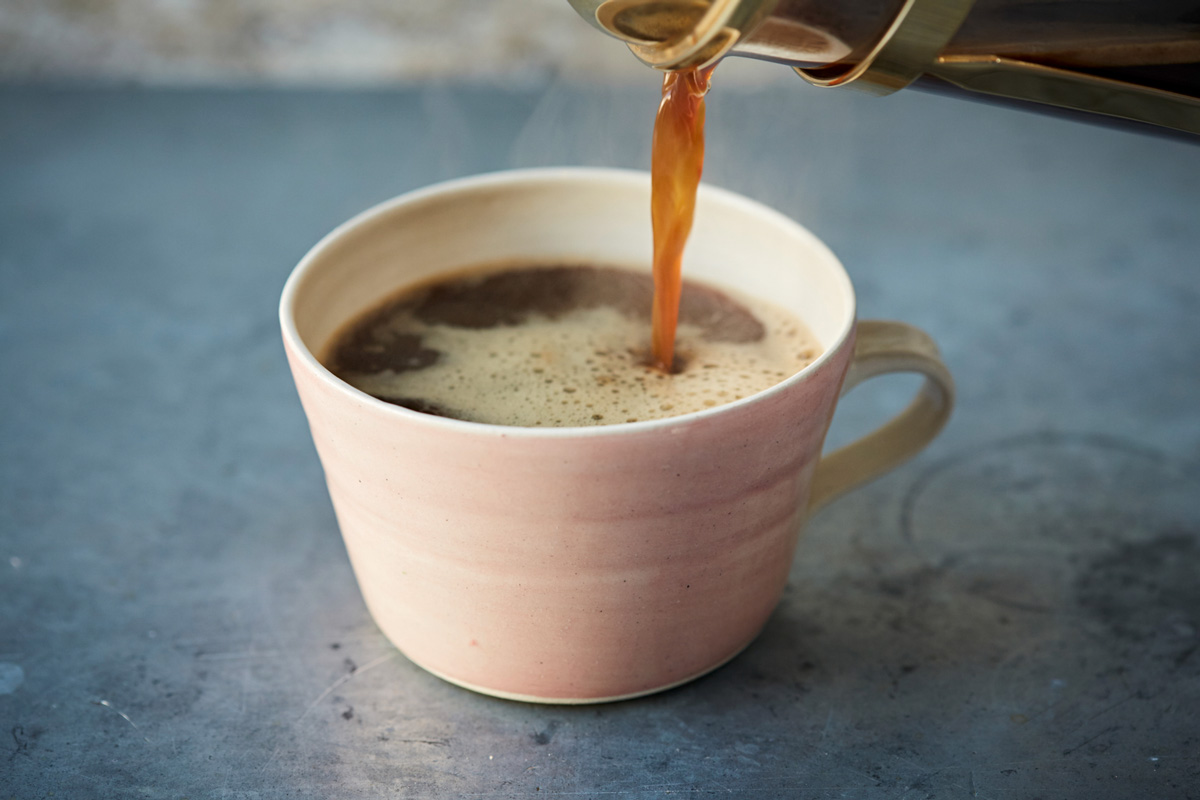
#> input picture aula-2-transformacao/coffee.jpg, 1200 x 800 px, given in place of the camera
$ jupyter execute --allow-errors web_cam.ipynb
#> lines starting #> are read from the running program, lines starting #| are printed output that depends on the picture; after the words box and inside, x2 and y2 are one past the last pixel; in counts of white or black regions, pixels touching at a corner belong together
[cell 1]
import cv2
import matplotlib.pyplot as plt

image = cv2.imread("./gradiente.png")
plt.title("Imagem Original")
#> (the rest of this cell did not finish here and is left out)

[cell 2]
_, t_image = cv2.threshold(image, 127, 255, cv2.THRESH_TRUNC)
plt.title("Limiarização por truncagem")
#> (the rest of this cell did not finish here and is left out)

[cell 3]
cam_capture = cv2.VideoCapture(0)

while True:
   ret, frame = cam_capture.read()
#> frame is the input picture: shape (800, 1200, 3); mean B, G, R 120.3, 121.3, 117.4

   if ret:
       frame_gray = cv2.cvtColor(frame,cv2.COLOR_BGR2GRAY)
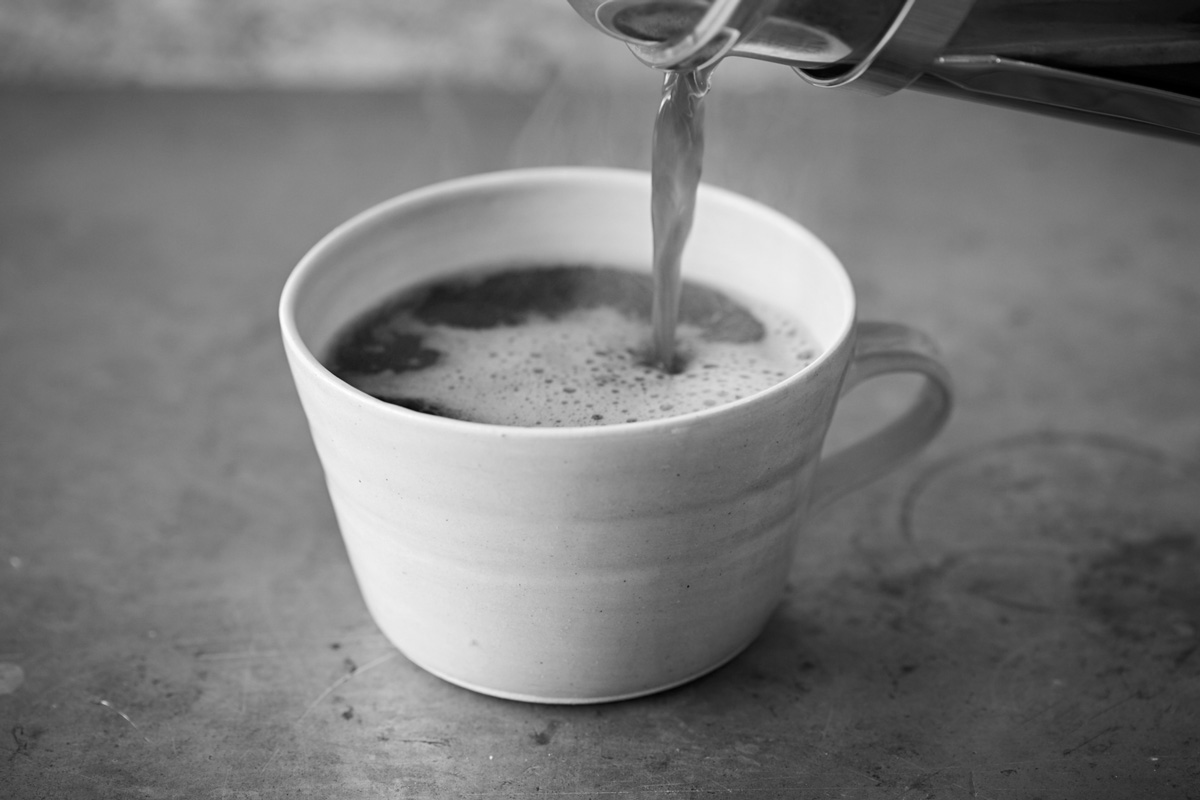
#> frame_gray: shape (800, 1200); min 0, max 255, mean 120
       _, imagem_limiarizada = cv2.threshold(frame_gray, 100, 255, cv2.THRESH_BINARY_INV)
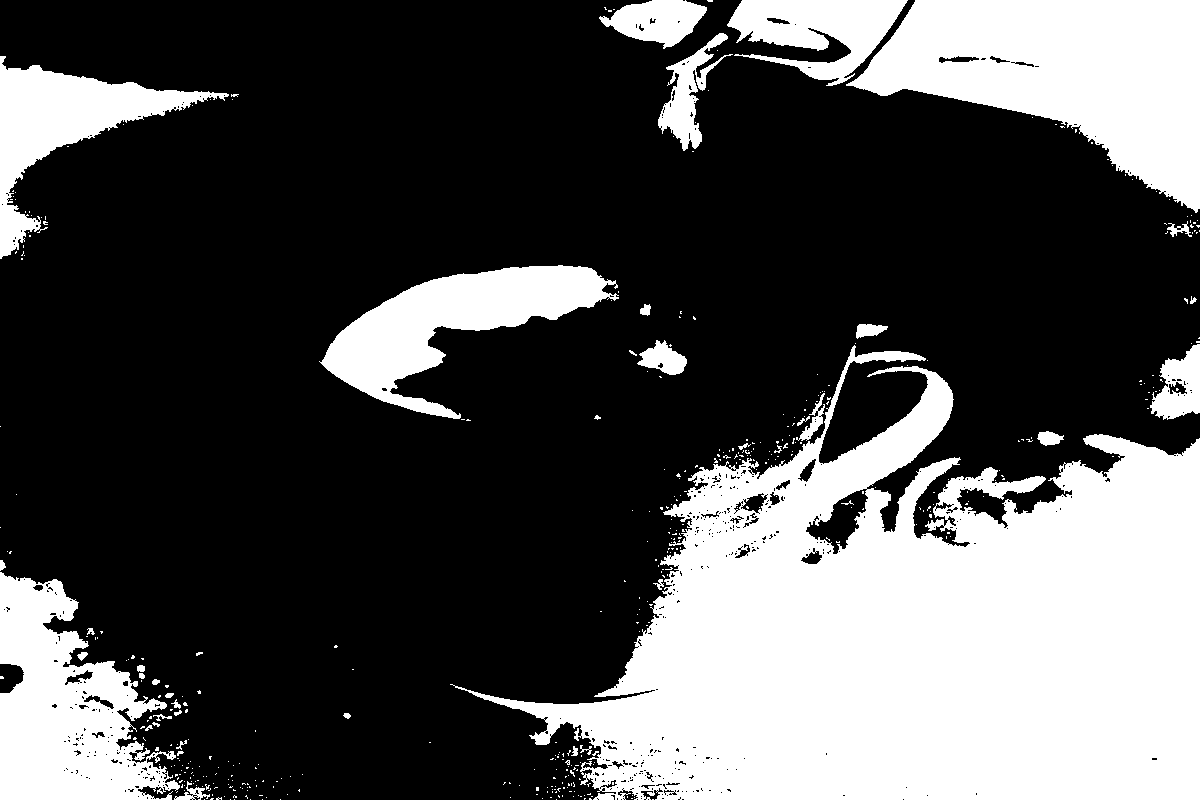
#> imagem_limiarizada: shape (800, 1200); 31.8% white; 461 white regions (420 under 20 px), largest, box (x1, y1, x2, y2) and area: (450, 345, 1200, 800) 187346, (846, 0, 1200, 213) 41698, (0, 572, 180, 800) 24128
       cv2.imshow("Camera", imagem_limiarizada)

   if cv2.waitKey(1) == 13:
#> (key Esc is pressed here)
       break

cam_capture.release()
cv2.destroyAllWindows()

[cell 4]
cam_capture.release()

[cell 5]
cam_capture = cv2.VideoCapture(0)

while True:
    ret, frame = cam_capture.read()

    if ret:
        frame_gray = cv2.cvtColor(frame,cv2.COLOR_BGR2GRAY)
        imagem_limiarizada = cv2.adaptiveThreshold(frame_gray, 255,cv2.ADAPTIVE_THRESH_GAUSSIAN_C, cv2.THRESH_BINARY, 11, 2)
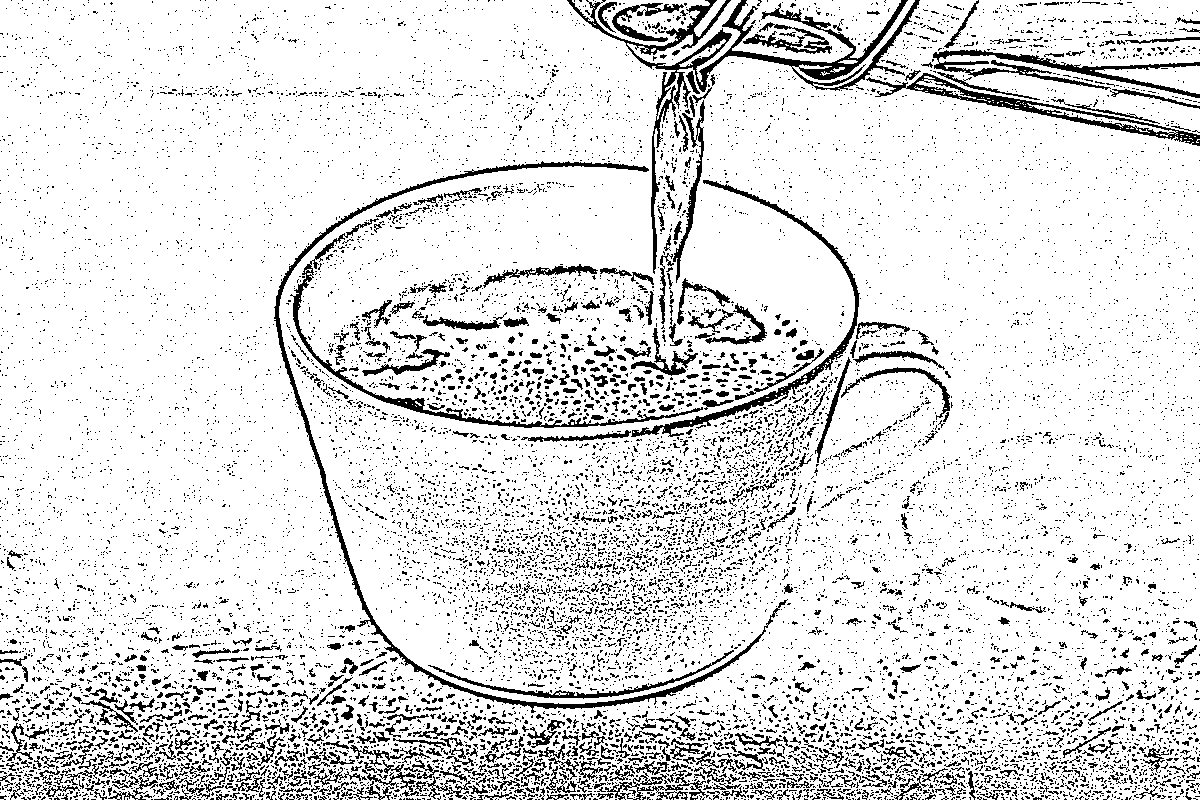
#> imagem_limiarizada: shape (800, 1200); 87.6% white; black in thin lines or dots
        cv2.imshow("Camera", imagem_limiarizada)

    if cv2.waitKey(1) == 13:
#> (key Esc is pressed here)
        break

cam_capture.release()
cv2.destroyAllWindows()

$ run again, on aula-2-transformacao/old-person.jpg
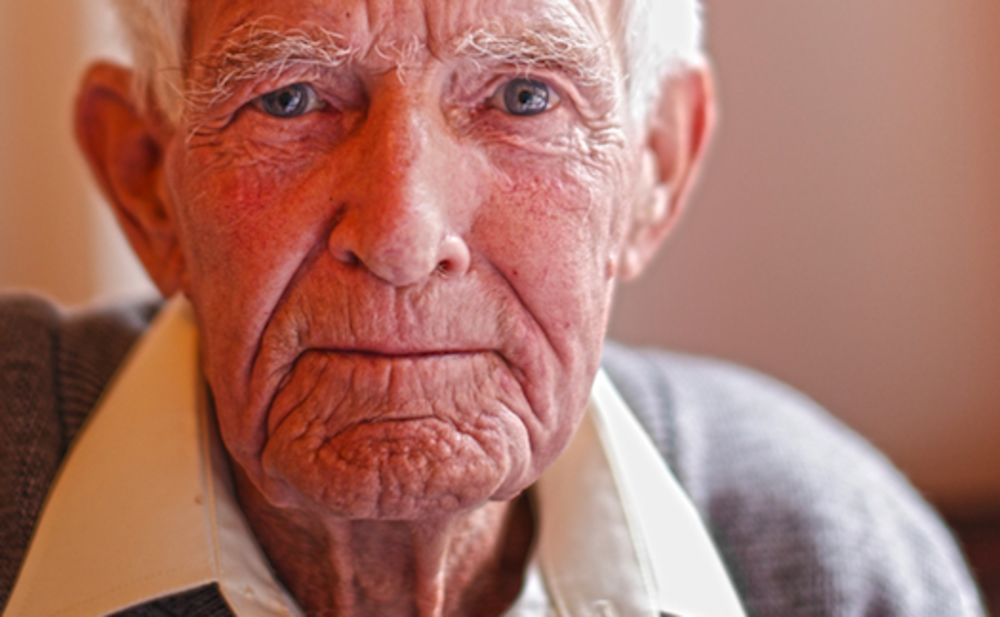
#> input picture aula-2-transformacao/old-person.jpg, 1000 x 617 px, given in place of the camera
#> frame is the input picture: shape (617, 1000, 3); mean B, G, R 104.7, 116.9, 170.9
#> `_, imagem_limiarizada = cv2.threshold(frame_gray, 100, 255, cv2.THRESH..`:
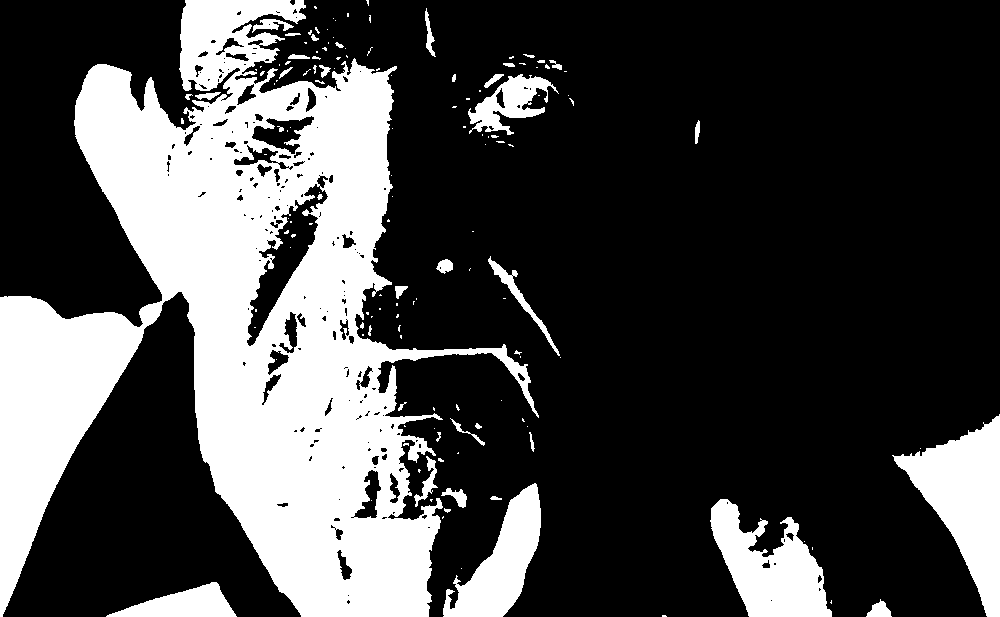
#> imagem_limiarizada: shape (617, 1000); 27.9% white; 145 white regions (105 under 20 px), largest, box (x1, y1, x2, y2) and area: (0, 0, 539, 617) 139283, (892, 414, 1000, 617) 10084, (710, 499, 832, 617) 7896
#> `imagem_limiarizada = cv2.adaptiveThreshold(frame_gray, 255,cv2.ADAPTIV..`:
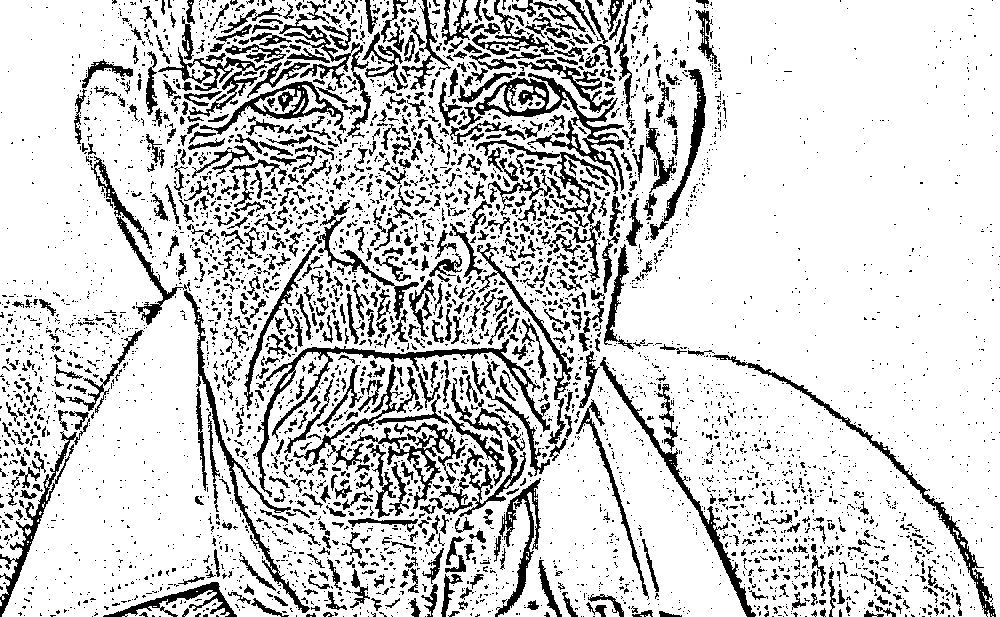
#> imagem_limiarizada: shape (617, 1000); 81.4% white; 4316 black regions (3465 under 20 px), largest, box (x1, y1, x2, y2) and area: (253, 339, 550, 497) 3125, (474, 73, 624, 176) 2998, (712, 355, 996, 617) 2273
